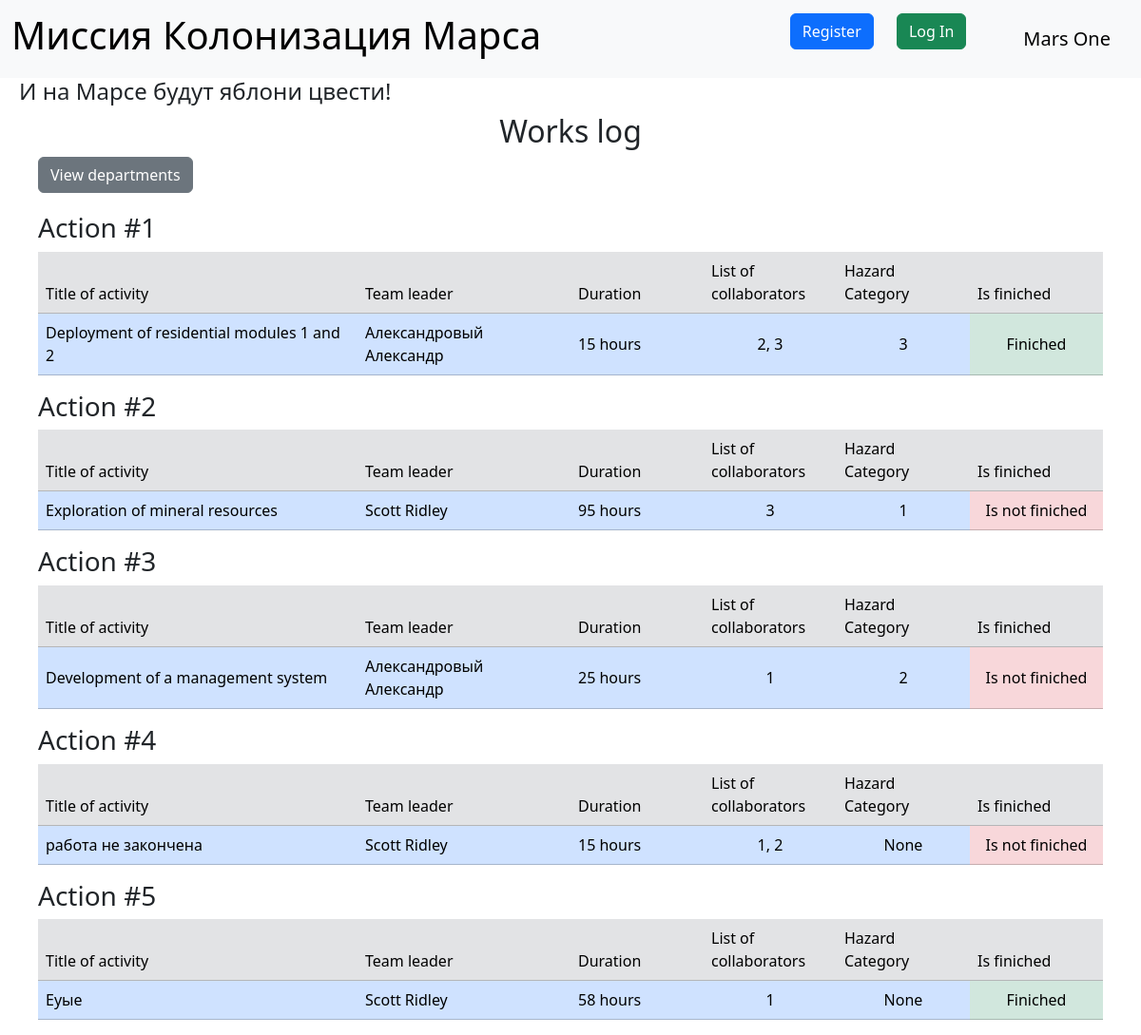
Before: / with the older database file.
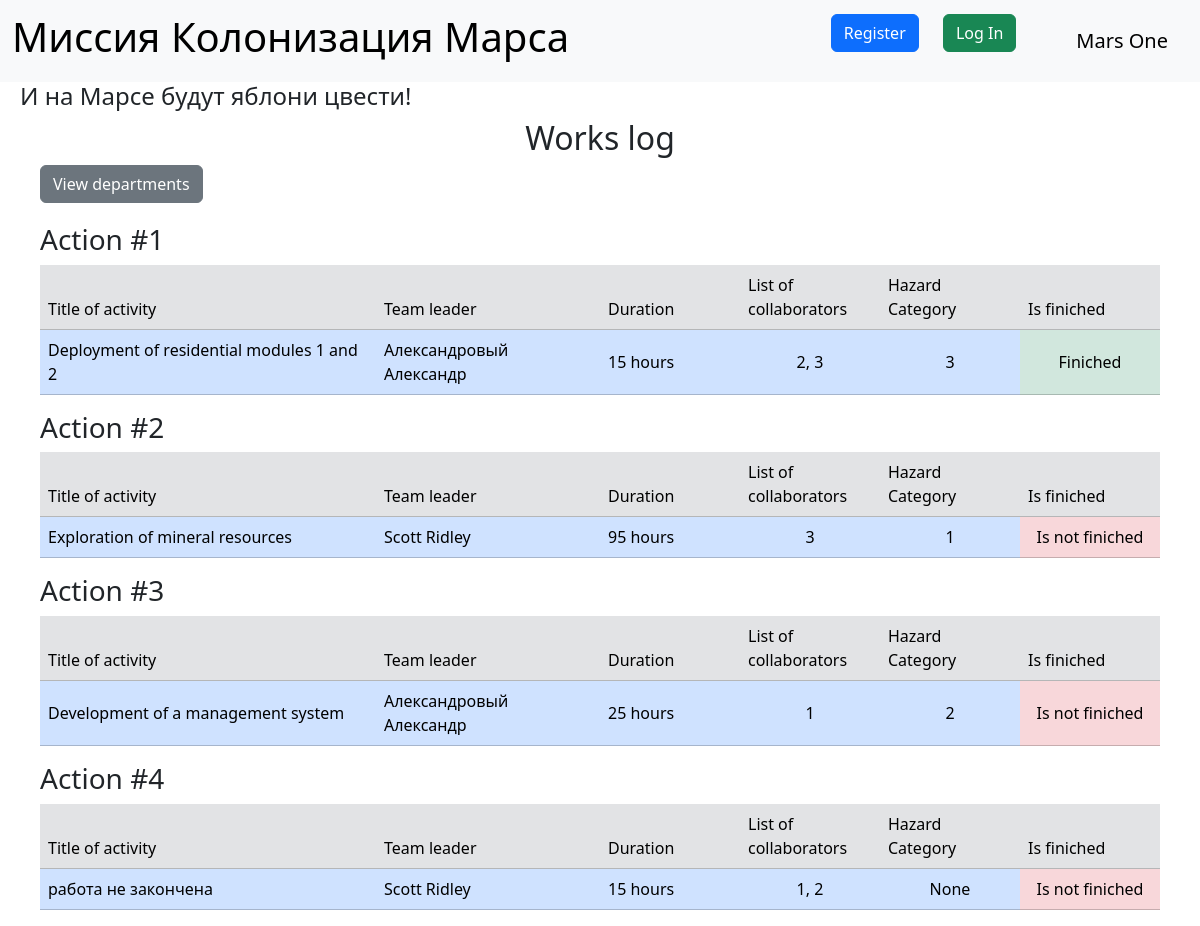
After: the same page with the newer database file.
### data/jobs.py (models this page shows, shortened)
class Jobs(SqlAlchemyBase, SerializerMixin):
    __tablename__ = 'jobs'
    id = sqlalchemy.Column(sqlalchemy.Integer, primary_key=True, autoincrement=True)
    job = sqlalchemy.Column(sqlalchemy.String, nullable=True)
    work_size = sqlalchemy.Column(sqlalchemy.Integer, nullable=True)
    collaborators = sqlalchemy.Column(sqlalchemy.String, nullable=True)
    start_date = sqlalchemy.Column(sqlalchemy.DateTime, nullable=True)
    end_date = sqlalchemy.Column(sqlalchemy.DateTime, nullable=True)
    is_finished = sqlalchemy.Column(sqlalchemy.Boolean, nullable=True)
    team_leader = sqlalchemy.Column(sqlalchemy.Integer, sqlalchemy.ForeignKey("users.id"))
    creator = sqlalchemy.Column(sqlalchemy.Integer, default=1)
    user = orm.relationship('User')
    hazard_category_id = sqlalchemy.Column(sqlalchemy.String, sqlalchemy.ForeignKey("hazard_category.id"), nullable=True)
    hazard_category = orm.relationship('HazardCategory')

### main.py (the view)
@app.route('/')
def name():
    db_sess = db_session.create_session()
    jobs = db_sess.query(Jobs).all()
    users = db_sess.query(User).all()
    names = {user.id: f'{user.surname} {user.name}' for user in users}
    return render_template('index.html', jobs=jobs, names=names, title='Work Log')

### data/db_session.py (called while the page is built)
def create_session() -> Session:
    global __factory
    return __factory()

### templates/index.html (shortened to what this page needs)
{% extends "base.html" %}
{% block content %}
<h2 align="center">Works log</h2>
    <a href="/departments" class="btn btn-secondary" style="margin-right: 20px; margin-left: 40px">View departments</a>
<div style="padding-right: 40px; padding-left: 40px; padding-top: 20px">
    {% for job in jobs %}
    <h3>Action #{{ loop.index }}</h3>
    <table class="table" align="center">
        <thead>
        <tr class="table-secondary">
            <td width="30%">Title of activity</td>
            <td width="20%">Team leader</td>
            <td width="12.5%">Duration</td>
            <td width="12.5%">List of collaborators</td>
            <td width="12.5%">Hazard Category</td>
            <td width="12.5%">Is finiched</td>
        </tr>
        </thead>
        <tr class="table-primary table-center-vertical">
            <td>{{ job.job }}</td>
            <td>{{ names[job.team_leader] }}</td>
            <td>{{ job.work_size }} hours</td>
            <td align="center">{{ job.collaborators }}</td>
            <td align="center">{{ job.hazard_category_id }}</td>
            {% if job.is_finished %}
            <td class="table-success" align="center">Finiched</td>
            {% else %}
            <td class="table-danger" align="center">Is not finiched</td>
            {% endif %}
        </tr>
    </table>
    {% endfor %}
</div>
{% endblock %}

### templates/base.html (shortened to what this page needs)
<!doctype html>
<html lang="en">
<head>
    <link href="https://cdn.jsdelivr.net/npm/bootstrap@5.3.3/dist/css/bootstrap.min.css" rel="stylesheet"
>
    <link href="{{ url_for('static', filename='css/style.css') }}" rel="stylesheet">
</head>
<body>
<nav class="navbar navbar-expand-lg bg-body-tertiary">
    <div class="container-fluid">
        <h1 class="navbar-brand"><a class="return-main" href="/">Миссия Колонизация Марса</a></h1>
        <div class="collapse navbar-collapse nav-bar" id="navbarText">
            <div class="">
                {% if current_user.is_authenticated %}
                <a class="navbar-brand" href="/logout">{{ current_user.name }} {{ current_user.surname }}</a>
                <a class="btn btn-primary" href="/logout">Logout</a>
                {% else %}
                <p>
                    <a class="btn btn-primary " href="/register">Register</a>
                    <a class="btn btn-success" href="/login">Log In</a>
                </p>
                {% endif %}
            </div>
                <a class="navbar-brand" href="#">Mars One</a>
        </div>
    </div>
</nav>
<h4>И на Марсе будут яблони цвести!</h4>
<main role="main" class="contener">
    {% block content %}{% endblock %}
</main>
</body>
</html>

### static/css/style.css (style rules this page uses)
h4 { margin-left: 20px; }
.table-center-vertical * { vertical-align: middle; }
.nav-bar * { margin-right: 20px; }
.return-main { text-decoration: none; color: black; display: inline-block; font-size: 2.5rem; }

Changed rows visible on the page:
removed Jobs: job "Еуые", team_leader "Scott Ridley", work_size "58", collaborators "1", hazard_category_id "None", is_finished "Finiched"
